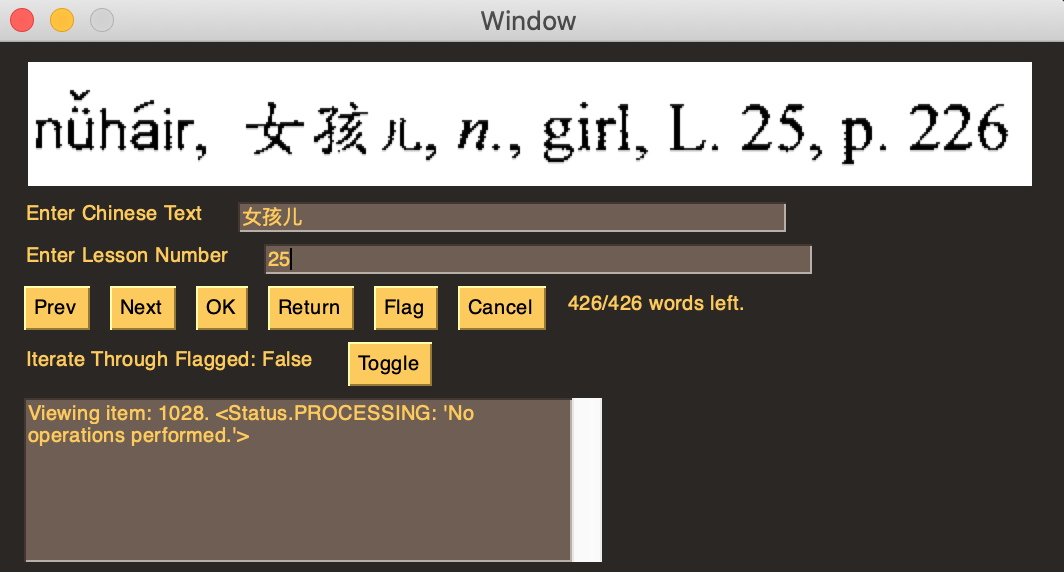

The Python source for this figure:

import numpy as np 
from OCR import *
import os
import PySimpleGUI as sg
import bisect

# returns set of images that haven't been saved/flagged yet
def unprocessed_set(img_cache, saved_manual, flagged):
    return img_cache.keys() - saved_manual.keys() - flagged

# number of unprocesssed images
def num_to_go(img_cache, saved_manual, flagged):
    inter_set = unprocessed_set(img_cache, saved_manual, flagged)
    return len(inter_set)

# gid of next unprocessed image
def next_index(img_cache, saved_manual, flagged):
    inter_set = unprocessed_set(img_cache, saved_manual, flagged)
    if len(inter_set) == 0:
        return -1
    return next(iter(inter_set))

# return the status of a given image 
def get_status(gid, saved_manual, flagged): 
    from enum import Enum
    class Status(Enum):
        SAVE = 'Item saved.'
        FLAG = 'Item flagged.'
        PROCESSING = 'No operations performed.'

    if gid in saved_manual.keys():
        return repr(Status.SAVE)
    elif gid in flagged:
        return repr(Status.FLAG)
    
    return repr(Status.PROCESSING)

# smallest value in iterable a larger than target
def min_target(a, target):
    check = curr = np.inf
    for val in a:
        if val > target and val < curr:
            curr = val 
    # wrap-around
    if curr == check: 
        curr = min(a)
    return curr 

# largest value in iterable a smaller than target
def max_target(a, target):
    check = curr = -np.inf
    for val in a:
        if val < target and val > curr:
            curr = val 
    # wrap-around
    if curr == check: 
        curr = max(a)
    return curr 



if __name__=='__main__':

    # retrieve words that need to be determined manually
    if os.path.exists("manual_words.npy"):
        manual_words = np.load('manual_words.npy', allow_pickle=True)[()]
    else:
        print("make sure manual_words.npy exists")
        quit()

    # load/save images in a format PySimpleGUI accepts
    if os.path.exists("img_cache.npy"):
        img_cache = np.load('img_cache.npy', allow_pickle=True)[()]
    else: 
        img_cache = {}
        for word in manual_words:
            for group in word['groups']:
                gid, pg, bbox = group['gid'], group['pg'], group['bbox']
                print(f'Processing: {gid}')
                img = getImg(pg, bbox)
                imgByteArr = io.BytesIO()
                img.save(imgByteArr, format='PNG')
                imgByteArr = imgByteArr.getvalue()
                img_cache[gid] = imgByteArr
        np.save("img_cache", img_cache)

    # check there are images to iterate on
    if not img_cache:
        print('image cache is empty')
        quit()

    key_list = list(img_cache.keys()) # list of gids to iterate on

    # load flagged word (gid) 
    if os.path.exists("flagged.npy"):
        flagged = np.load('flagged.npy', allow_pickle=True)[()]
    else:
        flagged = set()

    # load saved words
    if os.path.exists("saved_manual.npy"):
        saved_manual = np.load('saved_manual.npy', allow_pickle=True)[()]
    else:
        saved_manual = defaultdict(tuple)

    # starting index (next unprocessed image)
    gid = next_index(img_cache, saved_manual, flagged)

    toggle_flag = False # iterate through unprocessed vs. flagged

    # start at first image if all words processed
    if gid == -1:
        gid = key_list[0]
        print('All words have been saved or flagged.')

    # display strings 
    remain_string = lambda: f'{num_to_go(img_cache, saved_manual, flagged)}/{len(img_cache)} words left.'
    index_string = lambda: f'Viewing item: {gid}. {get_status(gid, saved_manual, flagged)}'
    toggle_string = lambda: f'Iterate Through Flagged: {toggle_flag}'

    # initial view
    sg.theme('DarkAmber')   # Add a touch of color
    layout = [  [sg.Image(data=img_cache[gid], key='_IMG_')],
                        [sg.Text('Enter Chinese Text'), sg.InputText(key='_TEXT_')],
                        [sg.Text('Enter Lesson Number'), sg.InputText(key='_LESSON_')],
                        [sg.Button('Prev'), sg.Button('Next'), sg.Button('OK', bind_return_key=True), sg.Button('Return'), sg.Button('Flag'), sg.Button('Cancel'), sg.Text(remain_string(), key='_REM_')],
                        [sg.Text(toggle_string(), key='_TOGGLE_'), sg.Button('Toggle')],
                        [sg.Multiline(index_string(), key='_IDX_')],
            ]
    window = sg.Window('Window', layout)

    # GUI event loop
    while True:
        event, values = window.read()
        if event == 'Prev': # go to previous image (in order, regardless of status)
            if toggle_flag:
                gid = max_target(flagged, gid)
            else:
                curr_idx = bisect.bisect_left(key_list, gid)
                assert(key_list[curr_idx] == gid)
                gid = key_list[max(curr_idx-1, 0)]
        if event == 'Next': # go to next image (in order, regardless of status)
            if toggle_flag:
                gid = min_target(flagged, gid)
            else: 
                curr_idx = bisect.bisect_left(key_list, gid)
                assert(key_list[curr_idx] == gid)
                gid = key_list[min(curr_idx+1, len(img_cache)-1)]
        elif event == 'Return': # go to next unprocessed image
            gid = next_index(img_cache, saved_manual, flagged)
        elif event == 'Flag': # flag word 
            print(f'FLAGGED {gid}')
            flagged.add(gid)
            with open('flagged.npy', 'wb') as f:
                np.save(f, flagged)
            gid = next_index(img_cache, saved_manual, flagged)
        elif event == 'Toggle':
            toggle_flag = not toggle_flag
            if toggle_flag:
                gid = min(flagged)
            else: 
                gid = next_index(img_cache, saved_manual, flagged)
        elif event == 'OK': # save word
            text = values['_TEXT_']
            if values['_LESSON_'].isnumeric():
                lesson = int(values['_LESSON_'])
                saved_manual[gid] = (lesson, text)
                # modify this to async/append if too slow
                with open('saved_manual.npy', 'wb') as f:
                    np.save(f, saved_manual)
            else:
                continue
            print(f'SAVED {gid}: {lesson} --> {text}')
            gid = next_index(img_cache, saved_manual, flagged)
        elif event == sg.WIN_CLOSED or event == 'Cancel': # if user closes window or clicks cancel
            break
        if gid == -1: # start at first image
            gid = key_list[0]
            print('All words have been saved or flagged.')
        window.Element('_REM_').Update(remain_string())
        window.Element('_IDX_').Update(index_string())
        window.Element('_IMG_').Update(data=img_cache[gid])
        window.Element('_LESSON_').Update('')
        window.Element('_TEXT_').Update('')
        window.Element('_TOGGLE_').Update(toggle_string())
        window.Element('_TEXT_').SetFocus()
        
    window.close()
